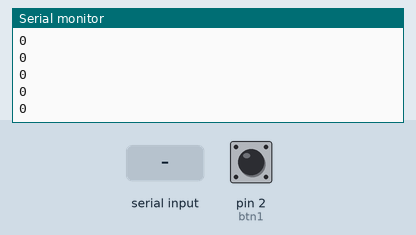
Recording of a sketch running on a simulated Arduino Uno, built with avr-gcc and run on an emulated ATmega328P. Parts: the last lines printed to the serial monitor. The test bench sets the inputs (shaded band); at power-on: pin 2 (btn1) LOW.

Above: at 1.2 s.
1.3 s: pin 2 (btn1) pulled HIGH for 0.15 s
At 1.43 s:
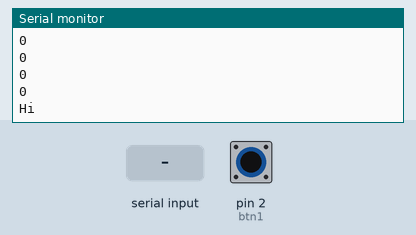
2.9 s: "0" received over Serial
At 2.92 s:
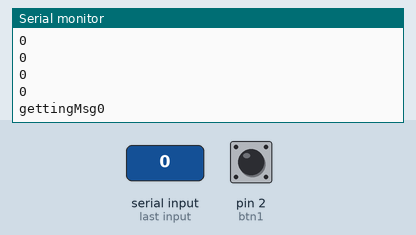

The sketch:

sketch_dec21a.ino
```cpp
/*
  Demo of Arduino communication with Java
  Based on the work of Farrell Farbod www.farellf.com

  Additions by Gord Payne - 2018
  Arduino circuit:
10K Potentiometer outer leads connected to +5V and Gnd, middle to A1
Momentary Contact Button to digital pin 7, 10K resistor to GND
                  Other side to +5V
I2C LED 16x2 display SDA to A4, SCL to A5
*/
#include <Wire.h>


int btn1 = 2;

int btnVal;
long lastBtn = millis();
long thresh = 100;
String msg = "";
void setup() {

  Serial.begin(9600);
  pinMode(btn1, INPUT);


}

// the loop routine runs over and over again forever:
void loop() {
  btnVal = digitalRead(btn1);

  if (btnVal) {
    if (millis() - lastBtn > thresh) {
      Serial.println("Hi");

      lastBtn = millis();

      delay(50);
    }
  }
  else if (Serial.available() > 0) {

    char inVal = Serial.read();
    if (inVal == '1')
    {

    } else {
      Serial.print("gettingMsg");
      getMessage();

    }
  } else {

    Serial.println(digitalRead(btn1));
  }
  delay(50);        // delay in between reads for stability
}

void getMessage() {
  if (Serial.available() > 0) {
    msg = Serial.readString();
  }

  Serial.print(msg);


  msg = "";
}
```

Measured:
- after the input at 1.3 s, the serial monitor: prints a new line at once (image 1)
- after the input at 2.9 s, the serial monitor: prints a new line at once (image 2)
